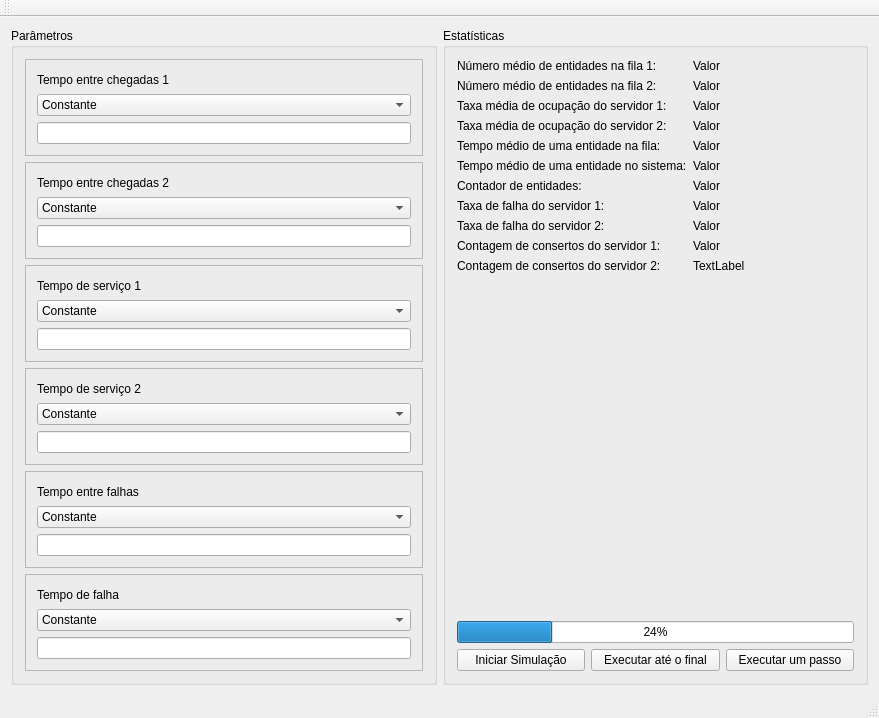
<?xml version="1.0" encoding="UTF-8"?>
<ui version="4.0">
 <class>MainWindow</class>
 <widget class="QMainWindow" name="MainWindow">
  <property name="geometry">
   <rect>
    <x>0</x>
    <y>0</y>
    <width>879</width>
    <height>718</height>
   </rect>
  </property>
  <property name="windowTitle">
   <string>MainWindow</string>
  </property>
  <widget class="QWidget" name="centralWidget">
   <layout class="QHBoxLayout" name="horizontalLayout_3">
    <item>
     <widget class="QGroupBox" name="groupBox">
      <property name="title">
       <string>Parâmetros</string>
      </property>
      <layout class="QVBoxLayout" name="verticalLayout">
       <item>
        <widget class="QFrame" name="frame_10">
         <property name="frameShape">
          <enum>QFrame::StyledPanel</enum>
         </property>
         <property name="frameShadow">
          <enum>QFrame::Raised</enum>
         </property>
         <layout class="QVBoxLayout" name="verticalLayout_15">
          <item>
           <layout class="QVBoxLayout" name="verticalLayout_16">
            <item>
             <widget class="QLabel" name="label_7">
              <property name="text">
               <string>Tempo entre chegadas 1</string>
              </property>
             </widget>
            </item>
            <item>
             <widget class="QComboBox" name="tec1_cb">
              <item>
               <property name="text">
                <string>Constante</string>
               </property>
              </item>
              <item>
               <property name="text">
                <string>Exponencial</string>
               </property>
              </item>
              <item>
               <property name="text">
                <string>Normal</string>
               </property>
              </item>
              <item>
               <property name="text">
                <string>Triangular</string>
               </property>
              </item>
              <item>
               <property name="text">
                <string>Uniforme</string>
               </property>
              </item>
             </widget>
            </item>
            <item>
             <widget class="QLineEdit" name="tec1_text"/>
            </item>
           </layout>
          </item>
         </layout>
        </widget>
       </item>
       <item>
        <widget class="QFrame" name="frame_8">
         <property name="frameShape">
          <enum>QFrame::StyledPanel</enum>
         </property>
         <property name="frameShadow">
          <enum>QFrame::Raised</enum>
         </property>
         <layout class="QVBoxLayout" name="verticalLayout_12">
          <item>
           <layout class="QVBoxLayout" name="verticalLayout_13">
            <item>
             <widget class="QLabel" name="label_6">
              <property name="text">
               <string>Tempo entre chegadas 2</string>
              </property>
             </widget>
            </item>
            <item>
             <widget class="QComboBox" name="tec2_cb">
              <item>
               <property name="text">
                <string>Constante</string>
               </property>
              </item>
              <item>
               <property name="text">
                <string>Exponencial</string>
               </property>
              </item>
              <item>
               <property name="text">
                <string>Normal</string>
               </property>
              </item>
              <item>
               <property name="text">
                <string>Triangular</string>
               </property>
              </item>
              <item>
               <property name="text">
                <string>Uniforme</string>
               </property>
              </item>
             </widget>
            </item>
            <item>
             <widget class="QLineEdit" name="tec2_text"/>
            </item>
           </layout>
          </item>
         </layout>
        </widget>
       </item>
       <item>
        <widget class="QFrame" name="frame_5">
         <property name="frameShape">
          <enum>QFrame::StyledPanel</enum>
         </property>
         <property name="frameShadow">
          <enum>QFrame::Raised</enum>
         </property>
         <layout class="QVBoxLayout" name="verticalLayout_6">
          <item>
           <layout class="QVBoxLayout" name="verticalLayout_7">
            <item>
             <widget class="QLabel" name="label_4">
              <property name="text">
               <string>Tempo de serviço 1</string>
              </property>
             </widget>
            </item>
            <item>
             <widget class="QComboBox" name="ts1_cb">
              <item>
               <property name="text">
                <string>Constante</string>
               </property>
              </item>
              <item>
               <property name="text">
                <string>Exponencial</string>
               </property>
              </item>
              <item>
               <property name="text">
                <string>Normal</string>
               </property>
              </item>
              <item>
               <property name="text">
                <string>Triangular</string>
               </property>
              </item>
              <item>
               <property name="text">
                <string>Uniforme</string>
               </property>
              </item>
             </widget>
            </item>
            <item>
             <widget class="QLineEdit" name="ts1_text"/>
            </item>
           </layout>
          </item>
         </layout>
        </widget>
       </item>
       <item>
        <widget class="QFrame" name="frame_3">
         <property name="frameShape">
          <enum>QFrame::StyledPanel</enum>
         </property>
         <property name="frameShadow">
          <enum>QFrame::Raised</enum>
         </property>
         <layout class="QVBoxLayout" name="verticalLayout_4">
          <item>
           <layout class="QVBoxLayout" name="verticalLayout_5">
            <item>
             <widget class="QLabel" name="label_3">
              <property name="text">
               <string>Tempo de serviço 2</string>
              </property>
             </widget>
            </item>
            <item>
             <widget class="QComboBox" name="ts2_cb">
              <item>
               <property name="text">
                <string>Constante</string>
               </property>
              </item>
              <item>
               <property name="text">
                <string>Exponencial</string>
               </property>
              </item>
              <item>
               <property name="text">
                <string>Normal</string>
               </property>
              </item>
              <item>
               <property name="text">
                <string>Triangular</string>
               </property>
              </item>
              <item>
               <property name="text">
                <string>Uniforme</string>
               </property>
              </item>
             </widget>
            </item>
            <item>
             <widget class="QLineEdit" name="ts2_text"/>
            </item>
           </layout>
          </item>
         </layout>
        </widget>
       </item>
       <item>
        <widget class="QFrame" name="frame">
         <property name="frameShape">
          <enum>QFrame::StyledPanel</enum>
         </property>
         <property name="frameShadow">
          <enum>QFrame::Raised</enum>
         </property>
         <layout class="QVBoxLayout" name="verticalLayout_9">
          <item>
           <layout class="QVBoxLayout" name="verticalLayout_2">
            <item>
             <widget class="QLabel" name="label_2">
              <property name="text">
               <string>Tempo entre falhas</string>
              </property>
             </widget>
            </item>
            <item>
             <widget class="QComboBox" name="tef_cb">
              <item>
               <property name="text">
                <string>Constante</string>
               </property>
              </item>
              <item>
               <property name="text">
                <string>Exponencial</string>
               </property>
              </item>
              <item>
               <property name="text">
                <string>Normal</string>
               </property>
              </item>
              <item>
               <property name="text">
                <string>Triangular</string>
               </property>
              </item>
              <item>
               <property name="text">
                <string>Uniforme</string>
               </property>
              </item>
             </widget>
            </item>
            <item>
             <widget class="QLineEdit" name="tef_text"/>
            </item>
           </layout>
          </item>
         </layout>
        </widget>
       </item>
       <item>
        <widget class="QFrame" name="frame_2">
         <property name="frameShape">
          <enum>QFrame::StyledPanel</enum>
         </property>
         <property name="frameShadow">
          <enum>QFrame::Raised</enum>
         </property>
         <layout class="QVBoxLayout" name="verticalLayout_10">
          <item>
           <layout class="QVBoxLayout" name="verticalLayout_8">
            <item>
             <widget class="QLabel" name="label_8">
              <property name="text">
               <string>Tempo de falha</string>
              </property>
             </widget>
            </item>
            <item>
             <widget class="QComboBox" name="tf_cb">
              <item>
               <property name="text">
                <string>Constante</string>
               </property>
              </item>
              <item>
               <property name="text">
                <string>Exponencial</string>
               </property>
              </item>
              <item>
               <property name="text">
                <string>Normal</string>
               </property>
              </item>
              <item>
               <property name="text">
                <string>Triangular</string>
               </property>
              </item>
              <item>
               <property name="text">
                <string>Uniforme</string>
               </property>
              </item>
             </widget>
            </item>
            <item>
             <widget class="QLineEdit" name="tf_text"/>
            </item>
           </layout>
          </item>
         </layout>
        </widget>
       </item>
      </layout>
     </widget>
    </item>
    <item>
     <widget class="QGroupBox" name="groupBox_2">
      <property name="title">
       <string>Estatísticas</string>
      </property>
      <layout class="QVBoxLayout" name="verticalLayout_3">
       <item>
        <layout class="QFormLayout" name="formLayout">
         <item row="0" column="0">
          <widget class="QLabel" name="label">
           <property name="text">
            <string>Número médio de entidades na fila 1:</string>
           </property>
          </widget>
         </item>
         <item row="0" column="1">
          <widget class="QLabel" name="mean_entity_in_queue_1">
           <property name="text">
            <string>Valor</string>
           </property>
          </widget>
         </item>
         <item row="1" column="0">
          <widget class="QLabel" name="label_24">
           <property name="text">
            <string>Número médio de entidades na fila 2:</string>
           </property>
          </widget>
         </item>
         <item row="1" column="1">
          <widget class="QLabel" name="mean_entity_in_queue_2">
           <property name="text">
            <string>Valor</string>
           </property>
          </widget>
         </item>
         <item row="2" column="0">
          <widget class="QLabel" name="label_10">
           <property name="text">
            <string>Taxa média de ocupação do servidor 1:</string>
           </property>
          </widget>
         </item>
         <item row="2" column="1">
          <widget class="QLabel" name="label_13">
           <property name="text">
            <string>Valor</string>
           </property>
          </widget>
         </item>
         <item row="3" column="0">
          <widget class="QLabel" name="label_12">
           <property name="text">
            <string>Taxa média de ocupação do servidor 2:</string>
           </property>
          </widget>
         </item>
         <item row="3" column="1">
          <widget class="QLabel" name="label_23">
           <property name="text">
            <string>Valor</string>
           </property>
          </widget>
         </item>
         <item row="4" column="0">
          <widget class="QLabel" name="label_22">
           <property name="text">
            <string>Tempo médio de uma entidade na fila:</string>
           </property>
          </widget>
         </item>
         <item row="4" column="1">
          <widget class="QLabel" name="label_9">
           <property name="text">
            <string>Valor</string>
           </property>
          </widget>
         </item>
         <item row="5" column="0">
          <widget class="QLabel" name="label_20">
           <property name="text">
            <string>Tempo médio de uma entidade no sistema:</string>
           </property>
          </widget>
         </item>
         <item row="5" column="1">
          <widget class="QLabel" name="label_19">
           <property name="text">
            <string>Valor</string>
           </property>
          </widget>
         </item>
         <item row="6" column="0">
          <widget class="QLabel" name="label_18">
           <property name="text">
            <string>Contador de entidades:</string>
           </property>
          </widget>
         </item>
         <item row="6" column="1">
          <widget class="QLabel" name="label_21">
           <property name="text">
            <string>Valor</string>
           </property>
          </widget>
         </item>
         <item row="7" column="0">
          <widget class="QLabel" name="label_16">
           <property name="text">
            <string>Taxa de falha do servidor 1:</string>
           </property>
          </widget>
         </item>
         <item row="7" column="1">
          <widget class="QLabel" name="label_17">
           <property name="text">
            <string>Valor</string>
           </property>
          </widget>
         </item>
         <item row="8" column="0">
          <widget class="QLabel" name="label_14">
           <property name="text">
            <string>Taxa de falha do servidor 2:</string>
           </property>
          </widget>
         </item>
         <item row="8" column="1">
          <widget class="QLabel" name="label_15">
           <property name="text">
            <string>Valor</string>
           </property>
          </widget>
         </item>
         <item row="9" column="0">
          <widget class="QLabel" name="label_28">
           <property name="text">
            <string>Contagem de consertos do servidor 1:</string>
           </property>
          </widget>
         </item>
         <item row="9" column="1">
          <widget class="QLabel" name="label_29">
           <property name="text">
            <string>Valor</string>
           </property>
          </widget>
         </item>
         <item row="10" column="0">
          <widget class="QLabel" name="label_11">
           <property name="text">
            <string>Contagem de consertos do servidor 2:</string>
           </property>
          </widget>
         </item>
         <item row="10" column="1">
          <widget class="QLabel" name="label_25">
           <property name="text">
            <string>TextLabel</string>
           </property>
          </widget>
         </item>
        </layout>
       </item>
       <item>
        <spacer name="verticalSpacer">
         <property name="orientation">
          <enum>Qt::Vertical</enum>
         </property>
         <property name="sizeHint" stdset="0">
          <size>
           <width>20</width>
           <height>40</height>
          </size>
         </property>
        </spacer>
       </item>
       <item>
        <widget class="QProgressBar" name="progress_bar">
         <property name="value">
          <number>24</number>
         </property>
        </widget>
       </item>
       <item>
        <layout class="QHBoxLayout" name="horizontalLayout_2">
         <item>
          <widget class="QPushButton" name="pushButton_2">
           <property name="text">
            <string>Iniciar Simulação</string>
           </property>
          </widget>
         </item>
         <item>
          <widget class="QPushButton" name="pushButton_3">
           <property name="text">
            <string>Executar até o final</string>
           </property>
          </widget>
         </item>
         <item>
          <widget class="QPushButton" name="pushButton">
           <property name="text">
            <string>Executar um passo</string>
           </property>
          </widget>
         </item>
        </layout>
       </item>
      </layout>
     </widget>
    </item>
   </layout>
  </widget>
  <widget class="QToolBar" name="mainToolBar">
   <attribute name="toolBarArea">
    <enum>TopToolBarArea</enum>
   </attribute>
   <attribute name="toolBarBreak">
    <bool>false</bool>
   </attribute>
  </widget>
  <widget class="QStatusBar" name="statusBar"/>
 </widget>
 <layoutdefault spacing="6" margin="11"/>
 <resources/>
 <connections/>
</ui>
